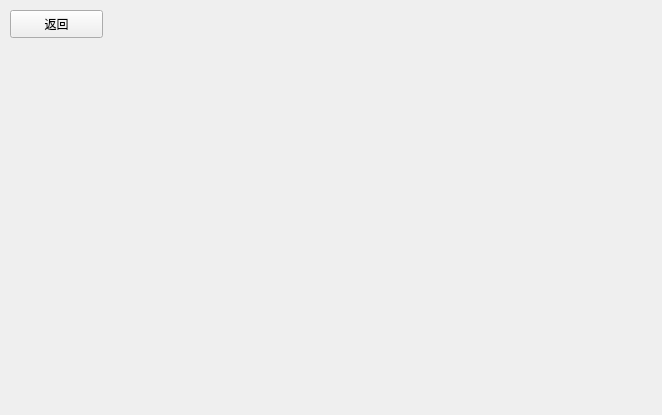
<?xml version="1.0" encoding="UTF-8"?>
<ui version="4.0">
 <class>Form</class>
 <widget class="QWidget" name="Form">
  <property name="geometry">
   <rect>
    <x>0</x>
    <y>0</y>
    <width>662</width>
    <height>415</height>
   </rect>
  </property>
  <property name="windowTitle">
   <string>导航导览</string>
  </property>
  <widget class="QPushButton" name="pushButton">
   <property name="geometry">
    <rect>
     <x>10</x>
     <y>10</y>
     <width>93</width>
     <height>28</height>
    </rect>
   </property>
   <property name="text">
    <string>返回</string>
   </property>
  </widget>
 </widget>
 <resources/>
 <connections/>
</ui>
